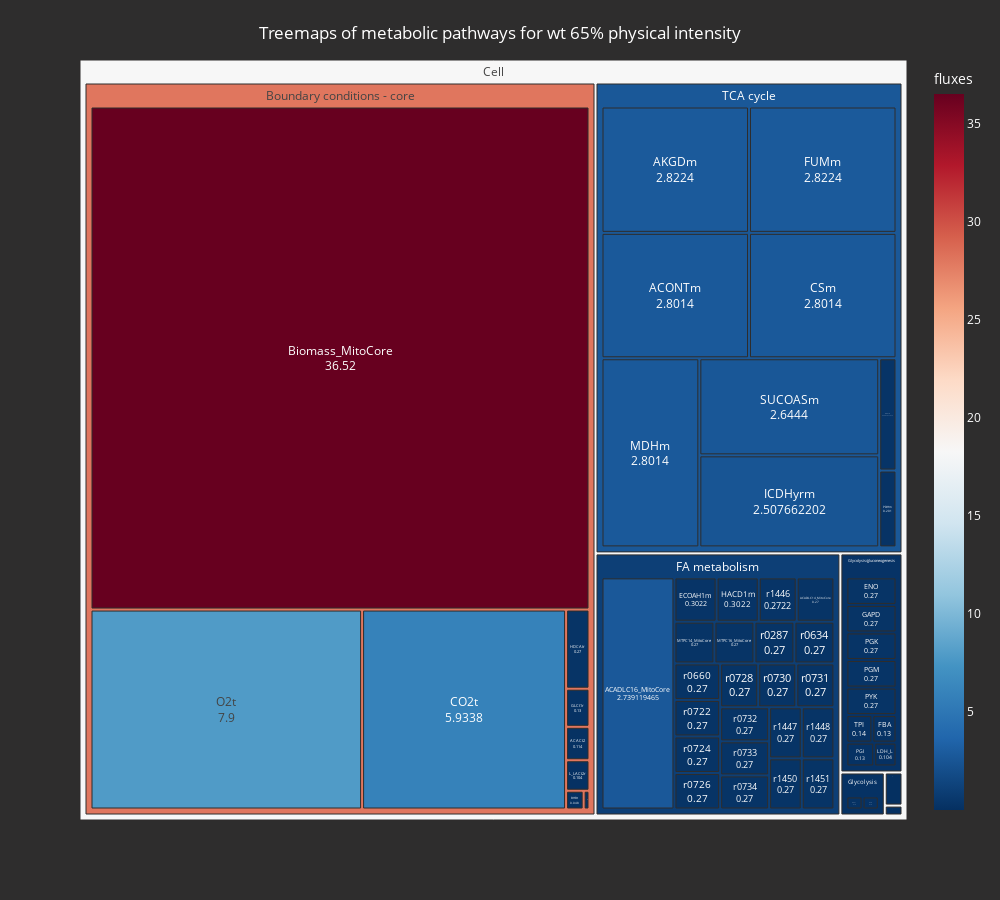
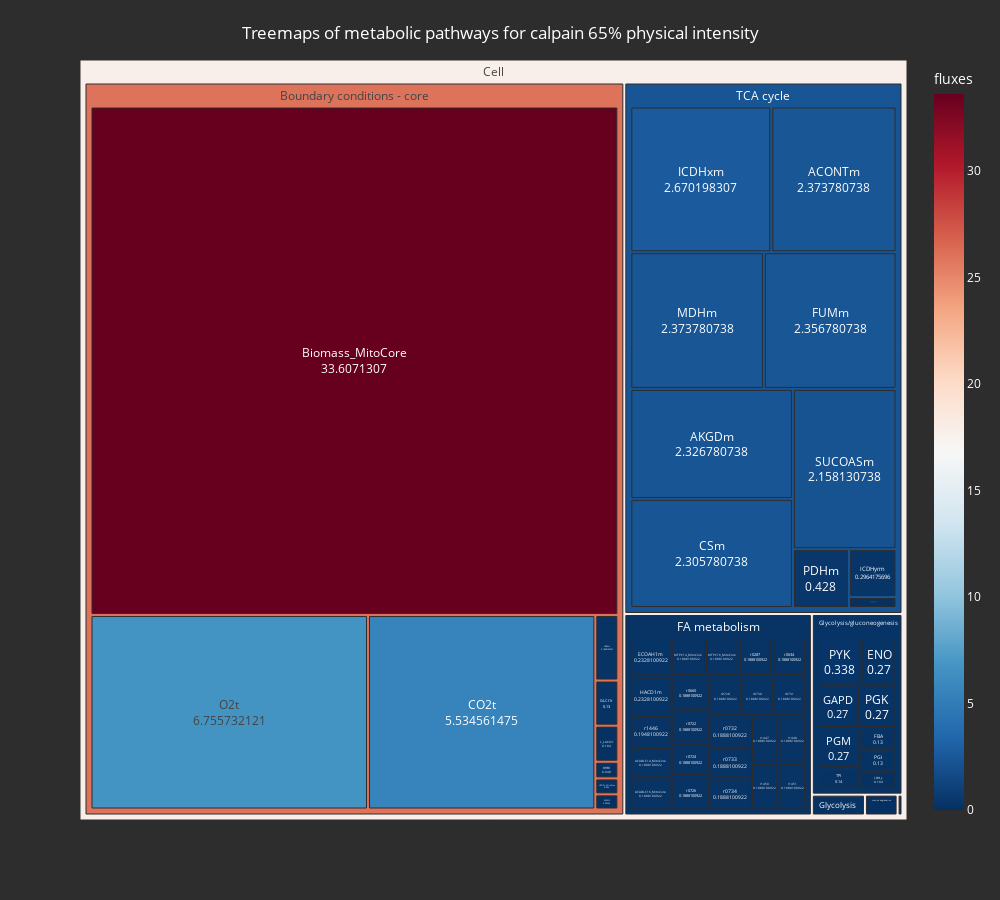

Write notebook code for charts like these, in order.
### Code cell
mal.display_treemap(dt65, 'wt 65')
mal.display_treemap(dt65_calpain, 'calpain 65')

### Figure 1 — Plotly figure (JSON) as saved in the notebook; plotly's stock layout.template omitted (floating-point values rounded to 4 significant figures)
{"data": [{"branchvalues": "total", "customdata": [[0.004], [0.114], [0.27], [2.739], [2.801], [2.822], [0.048], [36.52], [5.934], [2.801], [0.3022], [0.004], [0.27], [0.13], [2.822], [0.27], [0.13], [0.3022], [0.004], [0.016], [0.27], [0.13], [0.2937], [2.508], [0.004], [0.104], [0.016], [0.104], [0.016], [2.801], [0.016], [0.27], [0.27], [7.9], [0.016], [0.004], [0.201], [0.13], [0.13], [0.27], [0.27], [0.27], [2.644], [0.14], [0.27], [0.004], [0.27], [0.016], [0.27], [0.27], [0.27], [0.27], [0.27], [0.27], [0.27], [0.27], [0.27], [0.27], [0.2722], [0.27], [0.27], [0.27], [0.27], [28.05], [1.046], [0.13], [0.2312], [0.004], [0.016], [2.685], [18.29]], "domain": {"x": [0, 1], "y": [0, 1]}, "hovertemplate": "Pathway or enzyme=%{label}<br>Flux=%{value}<br>Percentage=.%{percent entry}<extra></extra>", "ids": ["Cell/Isoleucine degradation/ACACT10m", "Cell/Boundary conditions - core/ACACt2", "Cell/FA metabolism/ACADLC14_MitoCore", "Cell/FA metabolism/ACADLC16_MitoCore", "Cell/TCA cycle/ACONTm", "Cell/TCA cycle/AKGDm", "Cell/Boundary conditions - core/BHBt", "Cell/Boundary conditions - core/Biomass_MitoCore", "Cell/Boundary conditions - core/CO2t", "Cell/TCA cycle/CSm", "Cell/FA metabolism/ECOAH1m", "Cell/Isoleucine degradation/ECOAH9m", "Cell/Glycolysis/gluconeogenesis/ENO", "Cell/Glycolysis/gluconeogenesis/FBA", "Cell/TCA cycle/FUMm", "Cell/Glycolysis/gluconeogenesis/GAPD", "Cell/Boundary conditions - core/GLCt1r", "Cell/FA metabolism/HACD1m", "Cell/Isoleucine degradation/HACD9m", "Cell/Boundary conditions - core/HCO3t_MitoCore", "Cell/Boundary conditions - core/HDCAtr", "Cell/Glycolysis/HEX1", "Cell/TCA cycle/ICDHxm", "Cell/TCA cycle/ICDHyrm", "Cell/Isoleucine degradation/ILETAm", "Cell/Glycolysis/gluconeogenesis/LDH_L", "Cell/Leucine degradation/LEUTAm", "Cell/Boundary conditions - core/L_LACt2r", "Cell/Leucine degradation/MCCCrm", "Cell/TCA cycle/MDHm", "Cell/Leucine degradation/MGCHrm", "Cell/FA metabolism/MTPC14_MitoCore", "Cell/FA metabolism/MTPC16_MitoCore", "Cell/Boundary conditions - core/O2t", "Cell/Leucine degradation/OIVD1m", "Cell/Isoleucine degradation/OIVD3m", "Cell/TCA cycle/PDHm", "Cell/Glycolysis/PFK", "Cell/Glycolysis/gluconeogenesis/PGI", "Cell/Glycolysis/gluconeogenesis/PGK", "Cell/Glycolysis/gluconeogenesis/PGM", "Cell/Glycolysis/gluconeogenesis/PYK", "Cell/TCA cycle/SUCOASm", "Cell/Glycolysis/gluconeogenesis/TPI", "Cell/FA metabolism/r0287", "Cell/Isoleucine degradation/r0603", "Cell/FA metabolism/r0634", "Cell/Leucine degradation/r0655", "Cell/FA metabolism/r0660", "Cell/FA metabolism/r0722", "Cell/FA metabolism/r0724", "Cell/FA metabolism/r0726", "Cell/FA metabolism/r0728", "Cell/FA metabolism/r0730", "Cell/FA metabolism/r0731", "Cell/FA metabolism/r0732", "Cell/FA metabolism/r0733", "Cell/FA metabolism/r0734", "Cell/FA metabolism/r1446", "Cell/FA metabolism/r1447", "Cell/FA metabolism/r1448", "Cell/FA metabolism/r1450", "Cell/FA metabolism/r1451", "Cell/Boundary conditions - core", "Cell/FA metabolism", "Cell/Glycolysis", "Cell/Glycolysis/gluconeogenesis", "Cell/Isoleucine degradation", "Cell/Leucine degradation", "Cell/TCA cycle", "Cell"], "labels": ["ACACT10m", "ACACt2", "ACADLC14_MitoCore", "ACADLC16_MitoCore", "ACONTm", "AKGDm", "BHBt", "Biomass_MitoCore", "CO2t", "CSm", "ECOAH1m", "ECOAH9m", "ENO", "FBA", "FUMm", "GAPD", "GLCt1r", "HACD1m", "HACD9m", "HCO3t_MitoCore", "HDCAtr", "HEX1", "ICDHxm", "ICDHyrm", "ILETAm", "LDH_L", "LEUTAm", "L_LACt2r", "MCCCrm", "MDHm", "MGCHrm", "MTPC14_MitoCore", "MTPC16_MitoCore", "O2t", "OIVD1m", "OIVD3m", "PDHm", "PFK", "PGI", "PGK", "PGM", "PYK", "SUCOASm", "TPI", "r0287", "r0603", "r0634", "r0655", "r0660", "r0722", "r0724", "r0726", "r0728", "r0730", "r0731", "r0732", "r0733", "r0734", "r1446", "r1447", "r1448", "r1450", "r1451", "Boundary conditions - core", "FA metabolism", "Glycolysis", "Glycolysis/gluconeogenesis", "Isoleucine degradation", "Leucine degradation", "TCA cycle", "Cell"], "marker": {"coloraxis": "coloraxis", "colors": [0.004, 0.114, 0.27, 2.739, 2.801, 2.822, 0.048, 36.52, 5.934, 2.801, 0.3022, 0.004, 0.27, 0.13, 2.822, 0.27, 0.13, 0.3022, 0.004, 0.016, 0.27, 0.13, 0.2937, 2.508, 0.004, 0.104, 0.016, 0.104, 0.016, 2.801, 0.016, 0.27, 0.27, 7.9, 0.016, 0.004, 0.201, 0.13, 0.13, 0.27, 0.27, 0.27, 2.644, 0.14, 0.27, 0.004, 0.27, 0.016, 0.27, 0.27, 0.27, 0.27, 0.27, 0.27, 0.27, 0.27, 0.27, 0.27, 0.2722, 0.27, 0.27, 0.27, 0.27, 28.05, 1.046, 0.13, 0.2312, 0.004, 0.016, 2.685, 18.29]}, "name": "", "parents": ["Cell/Isoleucine degradation", "Cell/Boundary conditions - core", "Cell/FA metabolism", "Cell/FA metabolism", "Cell/TCA cycle", "Cell/TCA cycle", "Cell/Boundary conditions - core", "Cell/Boundary conditions - core", "Cell/Boundary conditions - core", "Cell/TCA cycle", "Cell/FA metabolism", "Cell/Isoleucine degradation", "Cell/Glycolysis/gluconeogenesis", "Cell/Glycolysis/gluconeogenesis", "Cell/TCA cycle", "Cell/Glycolysis/gluconeogenesis", "Cell/Boundary conditions - core", "Cell/FA metabolism", "Cell/Isoleucine degradation", "Cell/Boundary conditions - core", "Cell/Boundary conditions - core", "Cell/Glycolysis", "Cell/TCA cycle", "Cell/TCA cycle", "Cell/Isoleucine degradation", "Cell/Glycolysis/gluconeogenesis", "Cell/Leucine degradation", "Cell/Boundary conditions - core", "Cell/Leucine degradation", "Cell/TCA cycle", "Cell/Leucine degradation", "Cell/FA metabolism", "Cell/FA metabolism", "Cell/Boundary conditions - core", "Cell/Leucine degradation", "Cell/Isoleucine degradation", "Cell/TCA cycle", "Cell/Glycolysis", "Cell/Glycolysis/gluconeogenesis", "Cell/Glycolysis/gluconeogenesis", "Cell/Glycolysis/gluconeogenesis", "Cell/Glycolysis/gluconeogenesis", "Cell/TCA cycle", "Cell/Glycolysis/gluconeogenesis", "Cell/FA metabolism", "Cell/Isoleucine degradation", "Cell/FA metabolism", "Cell/Leucine degradation", "Cell/FA metabolism", "Cell/FA metabolism", "Cell/FA metabolism", "Cell/FA metabolism", "Cell/FA metabolism", "Cell/FA metabolism", "Cell/FA metabolism", "Cell/FA metabolism", "Cell/FA metabolism", "Cell/FA metabolism", "Cell/FA metabolism", "Cell/FA metabolism", "Cell/FA metabolism", "Cell/FA metabolism", "Cell/FA metabolism", "Cell", "Cell", "Cell", "Cell", "Cell", "Cell", "Cell", ""], "textinfo": "label+value", "textposition": "middle center", "type": "treemap", "values": [0.004, 0.114, 0.27, 2.739, 2.801, 2.822, 0.048, 36.52, 5.934, 2.801, 0.3022, 0.004, 0.27, 0.13, 2.822, 0.27, 0.13, 0.3022, 0.004, 0.016, 0.27, 0.13, 0.2937, 2.508, 0.004, 0.104, 0.016, 0.104, 0.016, 2.801, 0.016, 0.27, 0.27, 7.9, 0.016, 0.004, 0.201, 0.13, 0.13, 0.27, 0.27, 0.27, 2.644, 0.14, 0.27, 0.004, 0.27, 0.016, 0.27, 0.27, 0.27, 0.27, 0.27, 0.27, 0.27, 0.27, 0.27, 0.27, 0.2722, 0.27, 0.27, 0.27, 0.27, 51.04, 8.746, 0.26, 1.854, 0.024, 0.08, 19.7, 81.7]}], "layout": {"coloraxis": {"colorbar": {"title": {"text": "fluxes"}}, "colorscale": [[0, "rgb(5,48,97)"], [0.1, "rgb(33,102,172)"], [0.2, "rgb(67,147,195)"], [0.3, "rgb(146,197,222)"], [0.4, "rgb(209,229,240)"], [0.5, "rgb(247,247,247)"], [0.6, "rgb(253,219,199)"], [0.7, "rgb(244,165,130)"], [0.8, "rgb(214,96,77)"], [0.9, "rgb(178,24,43)"], [1, "rgb(103,0,31)"]]}, "font": {"color": "white"}, "height": 900, "legend": {"tracegroupgap": 0}, "margin": {"t": 60}, "paper_bgcolor": "#2e2d2d", "plot_bgcolor": "rgba(0, 0, 0, 100)", "title": {"text": "Treemaps of metabolic pathways for wt 65% physical intensity", "x": 0.5, "y": 0.97}, "width": 1000}}

### Figure 2 — Plotly figure (JSON) as saved in the notebook; plotly's stock layout.template omitted (floating-point values rounded to 4 significant figures)
{"data": [{"branchvalues": "total", "customdata": [[0.002], [0.04365], [0.1888], [0.1888], [2.374], [2.327], [0.048], [33.61], [5.535], [2.306], [0.2328], [0.002], [0.27], [0.13], [2.357], [0.27], [0.13], [0.2328], [0.002], [0.046], [0.1888], [0.13], [2.67], [0.2964], [0.002], [0.104], [0.016], [0.104], [0.016], [2.374], [0.016], [0.1888], [0.1888], [6.756], [0.016], [0.002], [0.428], [0.13], [0.27], [0.27], [0.338], [0.068], [2.158], [0.14], [5.551e-17], [0.1888], [0.002], [0.1888], [0.016], [0.1888], [0.1888], [0.1888], [0.1888], [0.1888], [0.1888], [0.1888], [0.1888], [0.1888], [0.1888], [0.1948], [0.1888], [0.1888], [0.1888], [0.1888], [25.95], [0.1937], [0.13], [0.2446], [0.002], [0.016], [2.282], [17.71]], "domain": {"x": [0, 1], "y": [0, 1]}, "hovertemplate": "Pathway or enzyme=%{label}<br>Flux=%{value}<br>Percentage=.%{percent entry}<extra></extra>", "ids": ["Cell/Isoleucine degradation/ACACT10m", "Cell/Boundary conditions - core/ACACt2", "Cell/FA metabolism/ACADLC14_MitoCore", "Cell/FA metabolism/ACADLC16_MitoCore", "Cell/TCA cycle/ACONTm", "Cell/TCA cycle/AKGDm", "Cell/Boundary conditions - core/BHBt", "Cell/Boundary conditions - core/Biomass_MitoCore", "Cell/Boundary conditions - core/CO2t", "Cell/TCA cycle/CSm", "Cell/FA metabolism/ECOAH1m", "Cell/Isoleucine degradation/ECOAH9m", "Cell/Glycolysis/gluconeogenesis/ENO", "Cell/Glycolysis/gluconeogenesis/FBA", "Cell/TCA cycle/FUMm", "Cell/Glycolysis/gluconeogenesis/GAPD", "Cell/Boundary conditions - core/GLCt1r", "Cell/FA metabolism/HACD1m", "Cell/Isoleucine degradation/HACD9m", "Cell/Boundary conditions - core/HCO3t_MitoCore", "Cell/Boundary conditions - core/HDCAtr", "Cell/Glycolysis/HEX1", "Cell/TCA cycle/ICDHxm", "Cell/TCA cycle/ICDHyrm", "Cell/Isoleucine degradation/ILETAm", "Cell/Glycolysis/gluconeogenesis/LDH_L", "Cell/Leucine degradation/LEUTAm", "Cell/Boundary conditions - core/L_LACt2r", "Cell/Leucine degradation/MCCCrm", "Cell/TCA cycle/MDHm", "Cell/Leucine degradation/MGCHrm", "Cell/FA metabolism/MTPC14_MitoCore", "Cell/FA metabolism/MTPC16_MitoCore", "Cell/Boundary conditions - core/O2t", "Cell/Leucine degradation/OIVD1m", "Cell/Isoleucine degradation/OIVD3m", "Cell/TCA cycle/PDHm", "Cell/Glycolysis/gluconeogenesis/PGI", "Cell/Glycolysis/gluconeogenesis/PGK", "Cell/Glycolysis/gluconeogenesis/PGM", "Cell/Glycolysis/gluconeogenesis/PYK", "Cell/TCA cycle/SUCOAS1m", "Cell/TCA cycle/SUCOASm", "Cell/Glycolysis/gluconeogenesis/TPI", "Cell/Glycolysis/r0122", "Cell/FA metabolism/r0287", "Cell/Isoleucine degradation/r0603", "Cell/FA metabolism/r0634", "Cell/Leucine degradation/r0655", "Cell/FA metabolism/r0660", "Cell/FA metabolism/r0722", "Cell/FA metabolism/r0724", "Cell/FA metabolism/r0726", "Cell/FA metabolism/r0728", "Cell/FA metabolism/r0730", "Cell/FA metabolism/r0731", "Cell/FA metabolism/r0732", "Cell/FA metabolism/r0733", "Cell/FA metabolism/r0734", "Cell/FA metabolism/r1446", "Cell/FA metabolism/r1447", "Cell/FA metabolism/r1448", "Cell/FA metabolism/r1450", "Cell/FA metabolism/r1451", "Cell/Boundary conditions - core", "Cell/FA metabolism", "Cell/Glycolysis", "Cell/Glycolysis/gluconeogenesis", "Cell/Isoleucine degradation", "Cell/Leucine degradation", "Cell/TCA cycle", "Cell"], "labels": ["ACACT10m", "ACACt2", "ACADLC14_MitoCore", "ACADLC16_MitoCore", "ACONTm", "AKGDm", "BHBt", "Biomass_MitoCore", "CO2t", "CSm", "ECOAH1m", "ECOAH9m", "ENO", "FBA", "FUMm", "GAPD", "GLCt1r", "HACD1m", "HACD9m", "HCO3t_MitoCore", "HDCAtr", "HEX1", "ICDHxm", "ICDHyrm", "ILETAm", "LDH_L", "LEUTAm", "L_LACt2r", "MCCCrm", "MDHm", "MGCHrm", "MTPC14_MitoCore", "MTPC16_MitoCore", "O2t", "OIVD1m", "OIVD3m", "PDHm", "PGI", "PGK", "PGM", "PYK", "SUCOAS1m", "SUCOASm", "TPI", "r0122", "r0287", "r0603", "r0634", "r0655", "r0660", "r0722", "r0724", "r0726", "r0728", "r0730", "r0731", "r0732", "r0733", "r0734", "r1446", "r1447", "r1448", "r1450", "r1451", "Boundary conditions - core", "FA metabolism", "Glycolysis", "Glycolysis/gluconeogenesis", "Isoleucine degradation", "Leucine degradation", "TCA cycle", "Cell"], "marker": {"coloraxis": "coloraxis", "colors": [0.002, 0.04365, 0.1888, 0.1888, 2.374, 2.327, 0.048, 33.61, 5.535, 2.306, 0.2328, 0.002, 0.27, 0.13, 2.357, 0.27, 0.13, 0.2328, 0.002, 0.046, 0.1888, 0.13, 2.67, 0.2964, 0.002, 0.104, 0.016, 0.104, 0.016, 2.374, 0.016, 0.1888, 0.1888, 6.756, 0.016, 0.002, 0.428, 0.13, 0.27, 0.27, 0.338, 0.068, 2.158, 0.14, 5.551e-17, 0.1888, 0.002, 0.1888, 0.016, 0.1888, 0.1888, 0.1888, 0.1888, 0.1888, 0.1888, 0.1888, 0.1888, 0.1888, 0.1888, 0.1948, 0.1888, 0.1888, 0.1888, 0.1888, 25.95, 0.1937, 0.13, 0.2446, 0.002, 0.016, 2.282, 17.71]}, "name": "", "parents": ["Cell/Isoleucine degradation", "Cell/Boundary conditions - core", "Cell/FA metabolism", "Cell/FA metabolism", "Cell/TCA cycle", "Cell/TCA cycle", "Cell/Boundary conditions - core", "Cell/Boundary conditions - core", "Cell/Boundary conditions - core", "Cell/TCA cycle", "Cell/FA metabolism", "Cell/Isoleucine degradation", "Cell/Glycolysis/gluconeogenesis", "Cell/Glycolysis/gluconeogenesis", "Cell/TCA cycle", "Cell/Glycolysis/gluconeogenesis", "Cell/Boundary conditions - core", "Cell/FA metabolism", "Cell/Isoleucine degradation", "Cell/Boundary conditions - core", "Cell/Boundary conditions - core", "Cell/Glycolysis", "Cell/TCA cycle", "Cell/TCA cycle", "Cell/Isoleucine degradation", "Cell/Glycolysis/gluconeogenesis", "Cell/Leucine degradation", "Cell/Boundary conditions - core", "Cell/Leucine degradation", "Cell/TCA cycle", "Cell/Leucine degradation", "Cell/FA metabolism", "Cell/FA metabolism", "Cell/Boundary conditions - core", "Cell/Leucine degradation", "Cell/Isoleucine degradation", "Cell/TCA cycle", "Cell/Glycolysis/gluconeogenesis", "Cell/Glycolysis/gluconeogenesis", "Cell/Glycolysis/gluconeogenesis", "Cell/Glycolysis/gluconeogenesis", "Cell/TCA cycle", "Cell/TCA cycle", "Cell/Glycolysis/gluconeogenesis", "Cell/Glycolysis", "Cell/FA metabolism", "Cell/Isoleucine degradation", "Cell/FA metabolism", "Cell/Leucine degradation", "Cell/FA metabolism", "Cell/FA metabolism", "Cell/FA metabolism", "Cell/FA metabolism", "Cell/FA metabolism", "Cell/FA metabolism", "Cell/FA metabolism", "Cell/FA metabolism", "Cell/FA metabolism", "Cell/FA metabolism", "Cell/FA metabolism", "Cell/FA metabolism", "Cell/FA metabolism", "Cell/FA metabolism", "Cell/FA metabolism", "Cell", "Cell", "Cell", "Cell", "Cell", "Cell", "Cell", ""], "textinfo": "label+value", "textposition": "middle center", "type": "treemap", "values": [0.002, 0.04365, 0.1888, 0.1888, 2.374, 2.327, 0.048, 33.61, 5.535, 2.306, 0.2328, 0.002, 0.27, 0.13, 2.357, 0.27, 0.13, 0.2328, 0.002, 0.046, 0.1888, 0.13, 2.67, 0.2964, 0.002, 0.104, 0.016, 0.104, 0.016, 2.374, 0.016, 0.1888, 0.1888, 6.756, 0.016, 0.002, 0.428, 0.13, 0.27, 0.27, 0.338, 0.068, 2.158, 0.14, 5.551e-17, 0.1888, 0.002, 0.1888, 0.016, 0.1888, 0.1888, 0.1888, 0.1888, 0.1888, 0.1888, 0.1888, 0.1888, 0.1888, 0.1888, 0.1948, 0.1888, 0.1888, 0.1888, 0.1888, 46.46, 4.437, 0.13, 1.922, 0.012, 0.08, 17.36, 70.4]}], "layout": {"coloraxis": {"colorbar": {"title": {"text": "fluxes"}}, "colorscale": [[0, "rgb(5,48,97)"], [0.1, "rgb(33,102,172)"], [0.2, "rgb(67,147,195)"], [0.3, "rgb(146,197,222)"], [0.4, "rgb(209,229,240)"], [0.5, "rgb(247,247,247)"], [0.6, "rgb(253,219,199)"], [0.7, "rgb(244,165,130)"], [0.8, "rgb(214,96,77)"], [0.9, "rgb(178,24,43)"], [1, "rgb(103,0,31)"]]}, "font": {"color": "white"}, "height": 900, "legend": {"tracegroupgap": 0}, "margin": {"t": 60}, "paper_bgcolor": "#2e2d2d", "plot_bgcolor": "rgba(0, 0, 0, 100)", "title": {"text": "Treemaps of metabolic pathways for calpain 65% physical intensity", "x": 0.5, "y": 0.97}, "width": 1000}}
